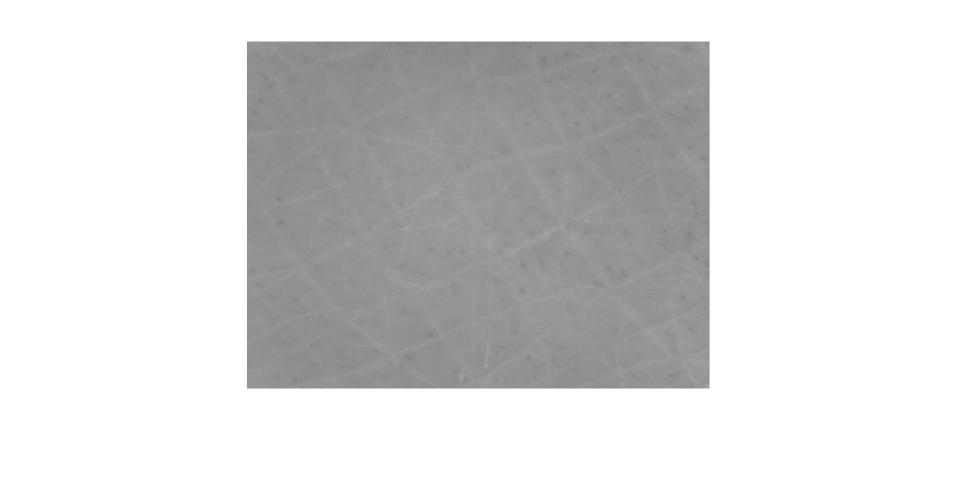
%> input picture CDIO/GUI/SAVEDIMAGES/vesselsunderarm.jpg, 1920 x 963 px (shown at 1/2 size)
$ octave segment_vessels.m   (GNU Octave 9; MATLAB toolbox functions it lacks are replaced by stand-ins)
%> lines starting %> are read from the running program, lines starting %| are printed output that depends on the picture; in (x1, y1, x2, y2) boxes, pixels count from 0 and x2, y2 are one past the last pixel; in counts of white or black regions, pixels touching at a corner belong together; the program's own positions count from 1
### CDIO/Martin-bös/midway.m
function [T,T1,T2] = midway(im,thresh)

binvect = 0:1:255;
histo = hist(im(:),binvect);

if nargin < 2

    f = 1:length(histo);
    T0 = sum(histo.*f)/sum(histo);

    T1 = sum(histo(1:T0).*f(1:T0))/sum(histo(1:T0));
    T2 = sum(histo(T0:end).*f(T0:end))/sum(histo(T0:end));

    T = (T1 + T2)/2;

else
    f = 1:length(histo);
    T0 = sum(histo.*f)/sum(histo);

    T1 = sum(histo(1:thresh).*f(1:thresh))/sum(histo(1:thresh));
    T2 = sum(histo(thresh:end).*f(thresh:end))/sum(histo(thresh:end));

    T = (T1 + T2)/2;

end

### CDIO/GUI/SAVEDIMAGES/segment_vessels.m
close all
I=imread('vesselsunderarm.jpg');
%> I is the input picture: size 963x1920x3 uint8; min 122, max 255, mean 217.3
gray_pic = rgb2gray(I);
J2=adapthisteq(gray_pic, 'cliplimit', 0.08, 'Distribution','rayleigh');
J2 = double(J2);
%> J2: size 963x1920 double
% [5 lines of commented-out code are left out]

histo = hist(J2(:),0:1:255);
%> histo = 256 values, max 815936 at index 251, min 0 at index 2, mean 7222.5
figure
plot(histo)
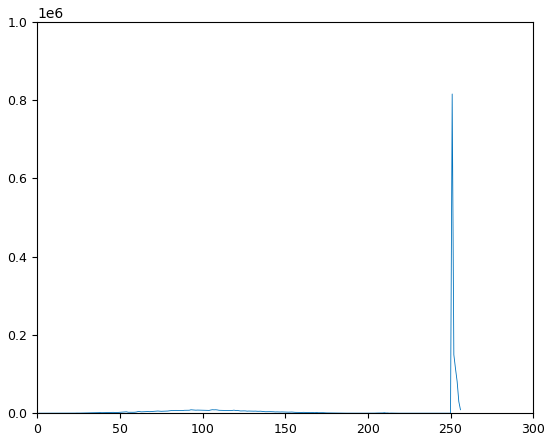
%> figure redrawn from the program's plot data; curve peaks at x = 251, y = 815936
%% Circular convolution, average filtering
sigma = 2;
lpH=exp(-0.5*([-3:3]/sigma).^2);
lpH=lpH/sum(lpH); %Horizontal filter
lpV=lpH'; %Vertical filter
gauss = conv2(lpV,lpH,'full'); %Gaussian filter

gausskern =0*J2; %Array of zeros
%> gausskern: size 963x1920 double; every value is 0
%center = size(im,1)/2+1;
[row,col] = size(J2);
%> row = 963; col = 1920

centerx = row/2; %Center row
%> centerx = 481.5
centery = col/2; %Center column
%> centery = 960

gausskern(centerx-3:centerx+3, centery-3:centery+3) = gauss; %Centering Gaussian filter in the image before transform
IM = fftshift(fft2(ifftshift(J2))); %Fourier transform of im
GAUSSKERN = fftshift(fft2(ifftshift(gausskern))); %Fourier transform of averageing kernel
AVERIM = IM.*GAUSSKERN; %Filtering in the fourier domain => averaged image
for i = 1:7
    AVERIM = IM.*GAUSSKERN;
end
averim = real(fftshift(ifft2(ifftshift(AVERIM)))); %Filtered image

kernel = [1 2 1; 2 4 2; 1 2 1] / 16;
kernel = conv2(conv2(kernel,kernel,'full'),kernel, 'full');
kernelkern = 0*J2;

kernelkern(centerx-3:centerx+3, centery-3:centery+3) = kernel;
KERNELKERN = fftshift(fft2(ifftshift(kernelkern))); %Fourier transform of kernel kernel
KERNIM = IM.*KERNELKERN;
for i = 1:7
    KERNIM = IM.*KERNELKERN;
end
kernim =real(fftshift(ifft2(ifftshift(KERNIM))));
%%
%J = averim;
J2 = kernim;

% [6 lines of commented-out code are left out]

histo = hist(J2(:),0:1:255);
%> histo = 256 values, max 815597 at index 251, min 0 at index 1, mean 7222.5
figure
plot(histo)
%> figure, not shown here; curve peaks at x = 251, y = 815597

[T,T1,T2] = midway(J2);
%> in midway, `T0 = sum(histo.*f)/sum(histo);`: T0 = 199.8
%> in midway, `T1 = sum(histo(1:T0).*f(1:T0))/sum(histo(1:T0));`: T1 = 103.6
%> in midway, `T2 = sum(histo(T0:end).*f(T0:end))/sum(histo(T0:end));`: T2 = 251.4
%> in midway, `T = (T1 + T2)/2;`: T = 177.5
%> T = 177.5; T1 = 103.6; T2 = 251.4
[~,T1,~] = midway(J2,T1);
%> T1 = 79.09
imbin = imbinarize(J2,T1);
%> imbin: size 963x1920 logical; 92.1% white; 535 black regions (221 under 20 px), largest, box (x1, y1, x2, y2) and area: (562, 84, 1084, 198) 20998, (564, 670, 760, 770) 8331, (1088, 679, 1236, 776) 6433
% se = [0 1 0; 1 1 1; 0 1 0];
% imbin = imerode(imbin,se);

figure
imshowpair(imbin, J2, 'montage')

%%
W = double(watershed(imbin));
%> W: size 963x1920 double; 536 distinct labels, from 0 to 535
Dmin = imregionalmin(imbin);
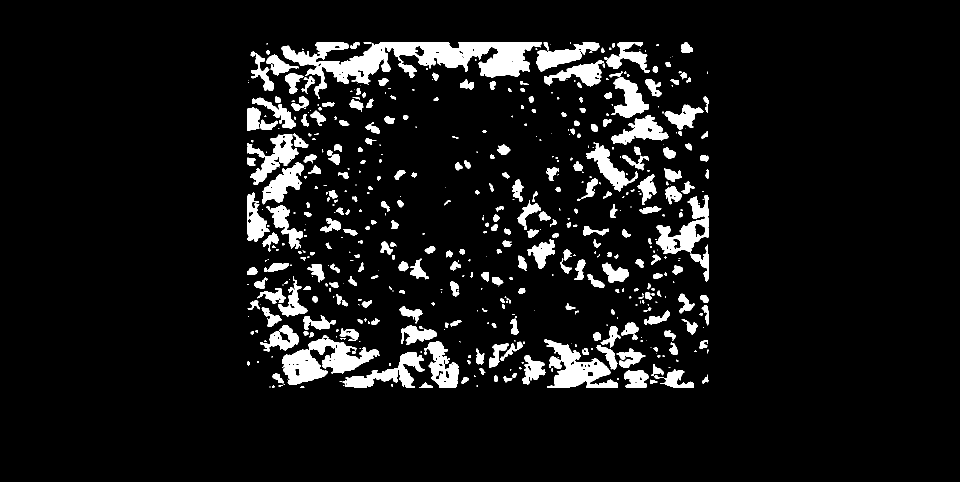
%> Dmin: size 963x1920 logical (shown at 1/2 size); 7.9% white; 535 white regions (221 under 20 px), largest, box (x1, y1, x2, y2) and area: (562, 84, 1084, 198) 20998, (564, 670, 760, 770) 8331, (1088, 679, 1236, 776) 6433
CC = bwconncomp(Dmin,4);
%> CC = 551 connected components
figure, imagesc(W);
colormap(colorcube(300)), colorbar;
title('Watershed transform of D')

%%
ImLabel = labelmatrix(CC);
%> ImLabel: size 963x1920 uint16; 552 distinct labels, from 0 to 551
figure, imagesc(ImLabel);
colormap(colorcube(300)), colorbar;
title('Local means (water holes)')
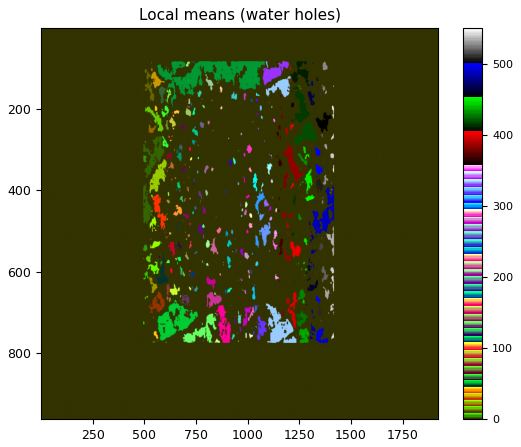
%> figure redrawn from the program's plot data

VesselNum = CC.NumObjects;
%> VesselNum = 551

S = bwmorph(ImLabel,'shrink',Inf);
%> S: size 963x1920 logical; 0.27% white in thin lines or dots, all inside (x1, y1, x2, y2) = (496, 86, 1416, 775)
figure, imagesc(S);
colormap(colorcube(300)), colorbar;
title('Skeleton')


%Det här scriptet är en början på att segmentera kärlträdet
%Både segmentering av loopar i nagelband och små pluttar på underarm
%%
I=imread('annasnagelband.jpg');
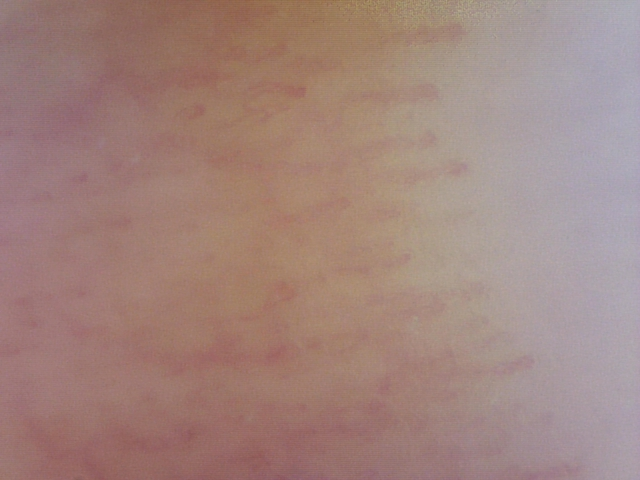
%> input picture CDIO/Testbilder/annasnagelband.jpg, 640 x 480 px
%> I is the input picture: size 480x640x3 uint8; mean R, G, B 161.7, 132.5, 125.7
gray_pic = rgb2gray(I);
%> gray_pic: size 480x640 uint8
J=adapthisteq(gray_pic, 'cliplimit', 0.08, 'Distribution','rayleigh'); %funktion som gör bättre kontrast

figure(1)
imshowpair(gray_pic,J,'montage'); %Plotta orginal mot resultat
colorbar

%
% figure(3);
% imshow(hairsbin)

kernel = [1 2 1; 2 4 2; 1 2 1]/16; %filtrera ytterligare med kärna
J = conv2(J,kernel,'same');
%> J: size 480x640 double
N = 1;
for k=1:N
    J = conv2(J, kernel, 'same');
end

%% AMANDAS BÖS
% [9 lines of commented-out code are left out]

idx = find(J < 100); %Ändra alla värden i bilden som är under ett visst värde till 0
%> idx = 58804 values from 1 to 307200
J(idx) = 0;
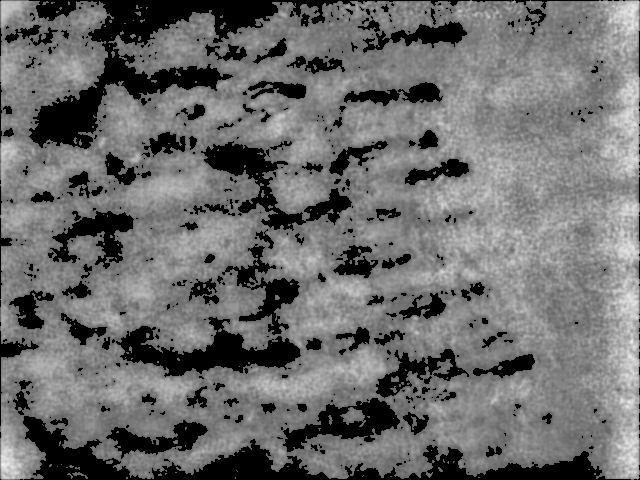
%> J: size 480x640 double; min 0, max 241.6, mean 109.9

idx2 = find(J > 100); %ändra alla värden över ett visst värde till 255
%> idx2 = 248385 values from 2 to 307198
J(idx2) = 255;
% J=J/(max(max(J)));

figure(5)
imshow(J)

%% JOBB PÅ UNDERARM ISTÄLLET FÖR NAGELBAND


A=imread('vesselsunderarm.jpg'); %Samma sak fast för underarm
gray_pic_underarm = rgb2gray(A);
B=adapthisteq(gray_pic_underarm, 'cliplimit', 0.045, 'Distribution','rayleigh');

figure(6)
imshowpair(gray_pic_underarm,B,'montage');
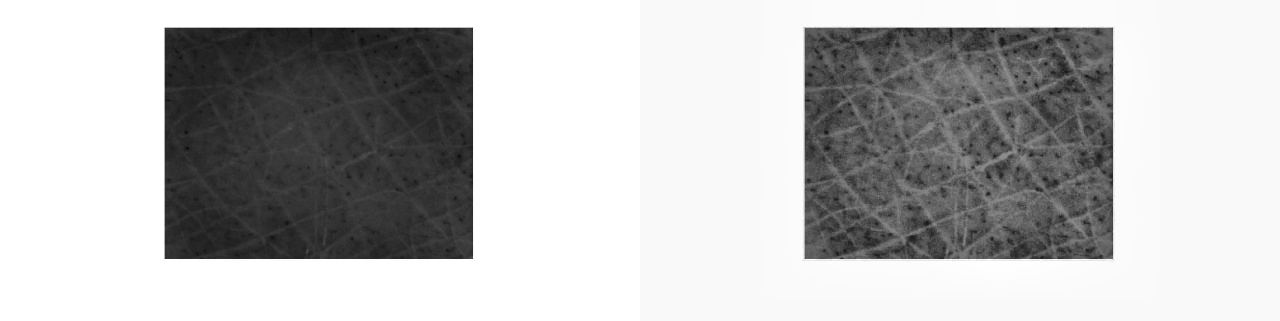
%> displayed picture: size 963x3840, on the screen's scale of 0 to 255 (shown at 1/3 size); min 0, max 255, mean 188.3
colorbar


idx3 = find(B < 90);
%> idx3 = 312499 values from 475807 to 1366302
B(idx3) = 0;
%> B: size 963x1920 uint8; min 0, max 255, mean 181.7

idx4 = find(B > 90);
%> idx4 = 1525189 values from 1 to 1848960
B(idx4) = 255;
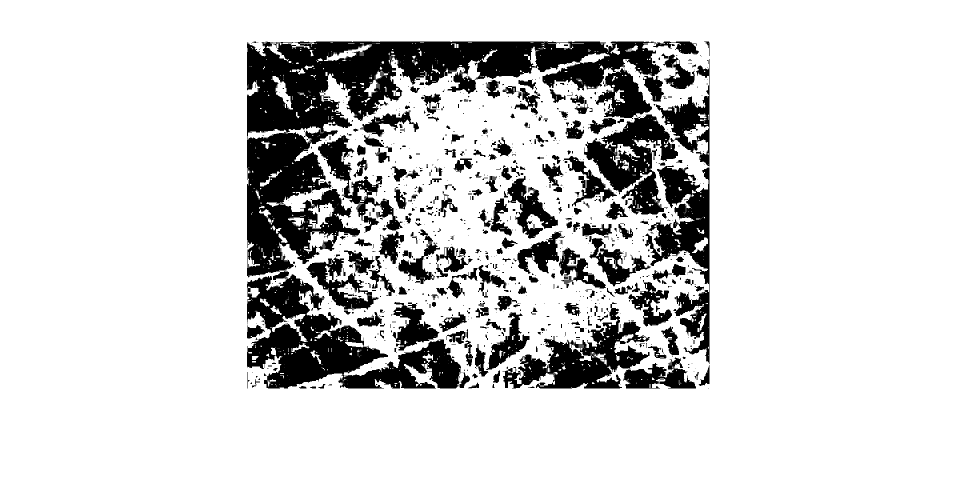
%> B: size 963x1920 uint8 (shown at 1/2 size); min 0, max 255, mean 210.9

figure(7)
imshow(B)


%% Räkna hur stor andel pixlar som är svarta ifrån underarmsbild

black_pix=sum(B(:)==0)
%> black_pix = 312499
